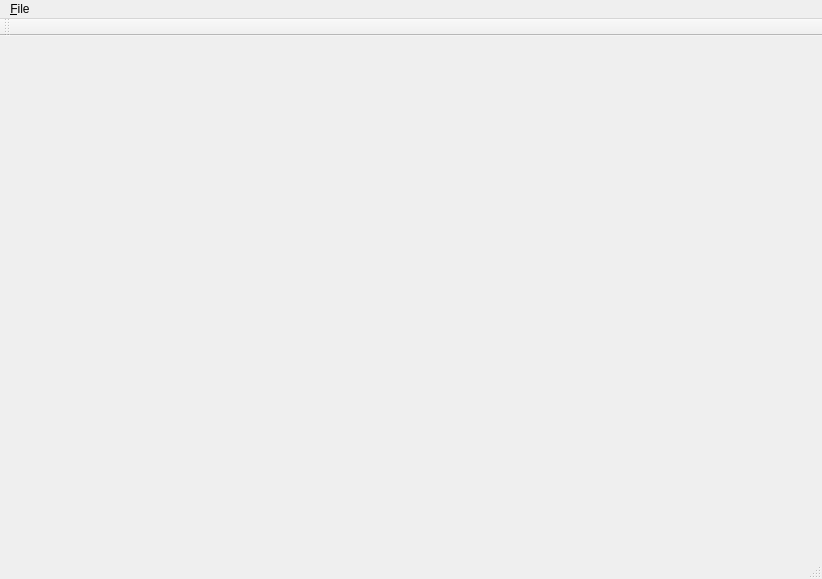
<?xml version="1.0" encoding="UTF-8"?>
<ui version="4.0">
 <class>JellyClass</class>
 <widget class="QMainWindow" name="JellyClass">
  <property name="geometry">
   <rect>
    <x>0</x>
    <y>0</y>
    <width>822</width>
    <height>579</height>
   </rect>
  </property>
  <property name="windowTitle">
   <string>Jelly</string>
  </property>
  <widget class="QWidget" name="centralWidget">
   <layout class="QHBoxLayout" name="horizontalLayout">
    <item>
     <widget class="Viewer" name="viewer" native="true"/>
    </item>
   </layout>
  </widget>
  <widget class="QMenuBar" name="menuBar">
   <property name="geometry">
    <rect>
     <x>0</x>
     <y>0</y>
     <width>822</width>
     <height>21</height>
    </rect>
   </property>
   <widget class="QMenu" name="menu_File">
    <property name="title">
     <string>&amp;File</string>
    </property>
    <addaction name="fileNew"/>
    <addaction name="fileOpen"/>
    <addaction name="fileSave"/>
    <addaction name="fileSaveAs"/>
    <addaction name="fileExit"/>
   </widget>
   <addaction name="menu_File"/>
  </widget>
  <widget class="QToolBar" name="mainToolBar">
   <attribute name="toolBarArea">
    <enum>TopToolBarArea</enum>
   </attribute>
   <attribute name="toolBarBreak">
    <bool>false</bool>
   </attribute>
  </widget>
  <widget class="QStatusBar" name="statusBar"/>
  <action name="fileNew">
   <property name="text">
    <string>&amp;New</string>
   </property>
   <property name="shortcut">
    <string>Ctrl+N</string>
   </property>
  </action>
  <action name="fileOpen">
   <property name="text">
    <string>&amp;Open...</string>
   </property>
   <property name="shortcut">
    <string>Ctrl+O</string>
   </property>
  </action>
  <action name="fileSave">
   <property name="text">
    <string>&amp;Save...</string>
   </property>
   <property name="shortcut">
    <string>Ctrl+S</string>
   </property>
  </action>
  <action name="fileSaveAs">
   <property name="text">
    <string>Save &amp;As...</string>
   </property>
  </action>
  <action name="fileExit">
   <property name="text">
    <string>E&amp;xit</string>
   </property>
  </action>
 </widget>
 <layoutdefault spacing="6" margin="11"/>
 <customwidgets>
  <customwidget>
   <class>Viewer</class>
   <extends>QWidget</extends>
   <header>Viewer.h</header>
   <container>1</container>
  </customwidget>
 </customwidgets>
 <resources>
  <include location="Jelly.qrc"/>
 </resources>
 <connections/>
</ui>
